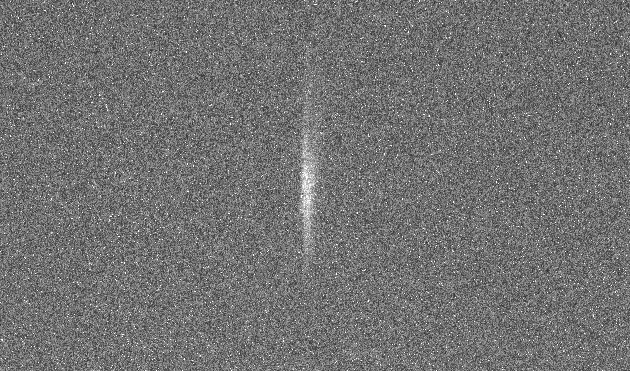
#> input picture tiff_files/Tune115_07722018_viewer_D1542_001.tiff, 630 x 371 px, given in place of 42_2_22_17_34_Q1-2_nom_Q3_half_Q4-5_nom_B1-B2_tuned_050.tiff, which was not available
$ jupyter execute --allow-errors testing_errors_estimation.ipynb   (shell and % lines are left out)
#> lines starting #> are read from the running program, lines starting #| are printed output that depends on the picture; pictures that were not available may be replaced by others from this repository, and a replacement may not be noted
[cell 1]
import numpy as np

[cell 2]
import sys
import numpy as np
from lmfit import Model
from lmfit.models import GaussianModel, SkewedGaussianModel, LorentzianModel, VoigtModel
import warnings
warnings.filterwarnings("ignore")

class Image:
    # [155 lines left out: functions __init__, subtract_bg, get_profile, findMedian, skewedgauss_fit, gauss_fit and 2 more, not called in this run]

models= {'single_gaussian': gauss_fit , 'double_gaussian': doublegauss_fit , 'skewed_gaussian': skewedgauss_fit , 'gaussian_skewed_gaussian': doubleSgauss_fit }

[cell 3]
### Image Analysis ###
import datetime
import matplotlib.pyplot as plt
import scipy.signal as signal
from scipy.signal import savgol_filter

#Reducing selected tune and extracting beam profiles
#> (the rest of this cell did not finish here and is left out)

[cell 4]
from skimage import  io

#Enter here the images and the methods that will be used for the viewer analysis
#Make sure to inlcude the path to the images

###### Image reduction ########
#Enter here path and name of the tune image
raw_image= io.imread("D1542_images/D1542_2_22_17_34_Q1-2_nom_Q3_half_Q4-5_nom_B1-B2_tuned_050.tiff")
#> raw_image is the input picture: shape (371, 630) uint16; min 8896, max 65504, mean 29320.3
#raw_image= io.imread('tiff_files/Tune115_07722018_viewer_D1542_001.tiff')

#Enter here path and name of the background image (make sure it is the SAME SIZE as the tune image)
bg= io.imread('D1542_images/D1542_2_22_17_34_bg_053.tiff')
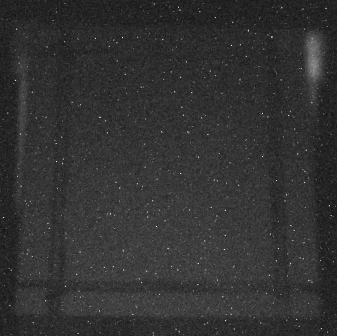
#> input picture images/D1542_2_22_17_34_bg_053.tiff, 337 x 336 px, found by its file name
#> bg is the input picture: shape (336, 337); min 18, max 239, mean 50.2
#bg= io.imread('/user/secaruser/Documents/viewer_images/vd-d1542/Background_D1542_20190212_final_003.tiff')

###### Finding the real center (dots) of the viewer ######
#Enter here path and name of the image of the viewer with light on.
#Make sure it is compatible (same size and taken at the same time) with tune!
#light_image= io.imread('tiff_files/180720_D1542_S20_2_003.tiff')
light_image= io.imread('D1542_images/Light_on_D1542_20190211_final_002.tiff')
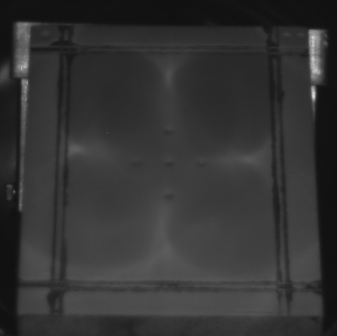
#> input picture D1542_images/Light_on_D1542_20190211_final_002.tiff, 337 x 336 px
#> light_image is the input picture: shape (336, 337); min 16, max 219, mean 52

#Define here middle region of viewer in pixels
#It helps to look at the image first and then refine the region after seeing matches
y_min= 100 #vertical axis in image
y_max= 240
x_min= 90 #horizontal axis in image
x_max= 240

#Enter here path and name of the image of the viewer dots you wish to use as a template
template= io.imread('tiff_files/dots/dot2.tiff') #dot2 seems good
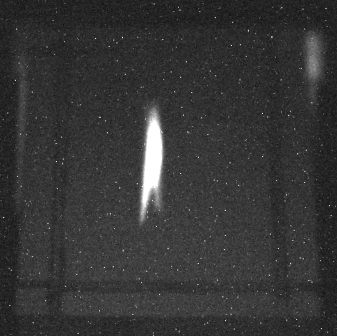
#> input picture images/D1542_2_22_17_34_Q1-4_nom_Q5_half_B1-B2_tuned_052.tiff, 337 x 336 px, given in place of dot2.tiff, which was not available
#> template is the input picture: shape (336, 337); min 17, max 255, mean 53.4

#Enter here the threshold (minimum intensity of peaks) to detect dots on image
#Don't change this at the beginning. It is better to have a good search region first
threshold= 0.04

###### Fitting beam profiles ##########
#Use these as default first then decide after looking at profiles if another model is a better fit
#Options are: single_gaussian, double_gaussian, skewed_gaussian, gaussian_skewed_gaussian
y_profile_model= 'double_gaussian'
x_profile_model= 'skewed_gaussian'
